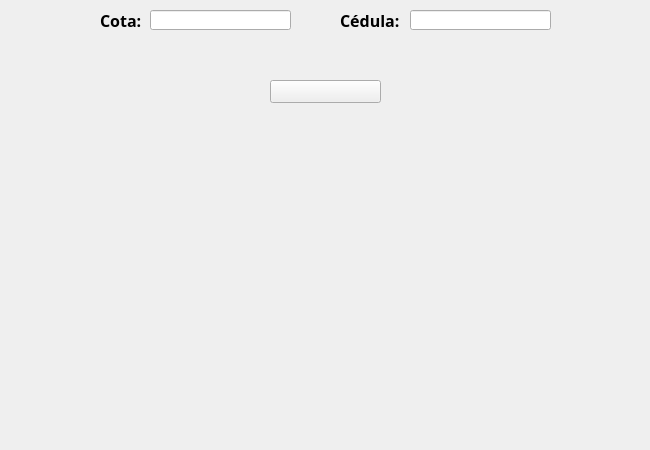
<?xml version="1.0" encoding="UTF-8"?>
<ui version="4.0">
 <class>FormERPrestamo</class>
 <widget class="QWidget" name="FormERPrestamo">
  <property name="geometry">
   <rect>
    <x>0</x>
    <y>0</y>
    <width>650</width>
    <height>450</height>
   </rect>
  </property>
  <property name="minimumSize">
   <size>
    <width>650</width>
    <height>450</height>
   </size>
  </property>
  <property name="maximumSize">
   <size>
    <width>650</width>
    <height>450</height>
   </size>
  </property>
  <property name="windowTitle">
   <string>Form</string>
  </property>
  <widget class="QLabel" name="lblCota">
   <property name="geometry">
    <rect>
     <x>100</x>
     <y>10</y>
     <width>51</width>
     <height>21</height>
    </rect>
   </property>
   <property name="font">
    <font>
     <family>Baskerville Old Face</family>
     <pointsize>12</pointsize>
     <weight>75</weight>
     <bold>true</bold>
    </font>
   </property>
   <property name="text">
    <string>Cota: </string>
   </property>
  </widget>
  <widget class="QLineEdit" name="lineEditCota">
   <property name="geometry">
    <rect>
     <x>150</x>
     <y>10</y>
     <width>141</width>
     <height>20</height>
    </rect>
   </property>
  </widget>
  <widget class="QLabel" name="lblCedula">
   <property name="geometry">
    <rect>
     <x>340</x>
     <y>10</y>
     <width>71</width>
     <height>21</height>
    </rect>
   </property>
   <property name="font">
    <font>
     <family>Baskerville Old Face</family>
     <pointsize>12</pointsize>
     <weight>75</weight>
     <bold>true</bold>
    </font>
   </property>
   <property name="text">
    <string>Cédula: </string>
   </property>
  </widget>
  <widget class="QLineEdit" name="lineEditCedula">
   <property name="geometry">
    <rect>
     <x>410</x>
     <y>10</y>
     <width>141</width>
     <height>20</height>
    </rect>
   </property>
  </widget>
  <widget class="QPushButton" name="btnAceptar">
   <property name="geometry">
    <rect>
     <x>270</x>
     <y>80</y>
     <width>111</width>
     <height>23</height>
    </rect>
   </property>
   <property name="text">
    <string/>
   </property>
   <property name="icon">
    <iconset resource="recursos.qrc">
     <normaloff>:/images/aceptar.png</normaloff>:/images/aceptar.png</iconset>
   </property>
  </widget>
 </widget>
 <resources>
  <include location="recursos.qrc"/>
 </resources>
 <connections/>
</ui>
